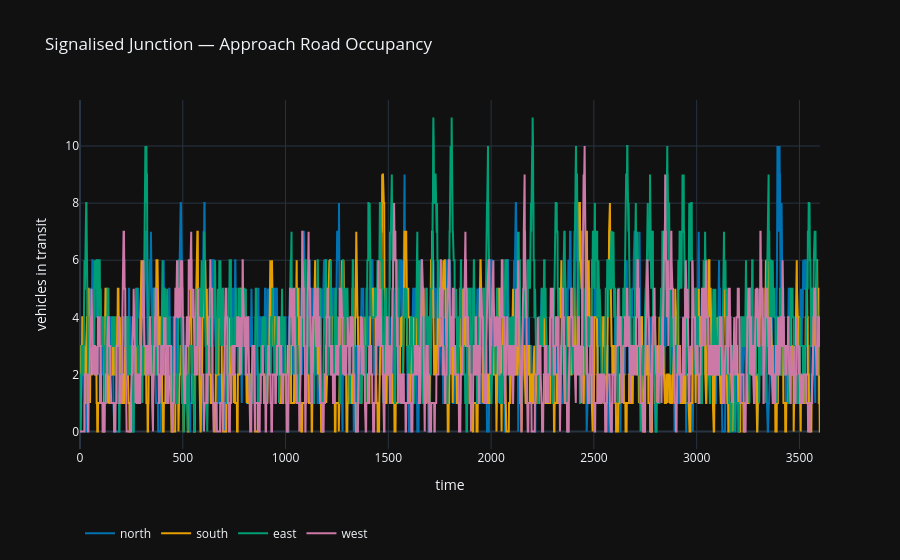
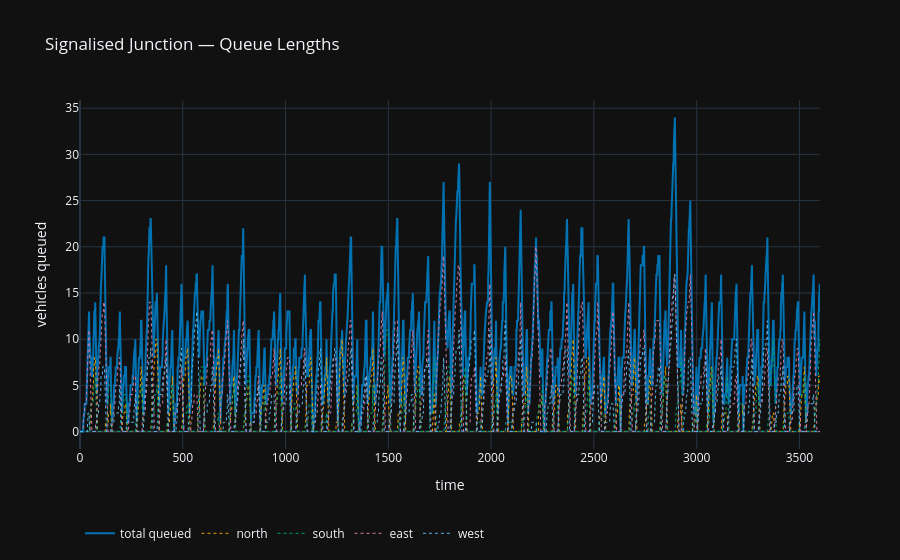

The code cell stored with these charts, in order, in its notebook:
### Code cell
fig_occ = sw.plot_road_occupancy(occ, title='Signalised Junction — Approach Road Occupancy')
fig_occ.show()
fig_occ.write_image(str(IMG_DIR / 'junction_occupancy.png'), width=1000, height=500, scale=2)

fig_q = sw.plot_intersection_queues(qrec, title='Signalised Junction — Queue Lengths')
fig_q.show()
fig_q.write_image(str(IMG_DIR / 'junction_queues.png'), width=1000, height=500, scale=2)

### Figure 1 — Plotly figure (JSON) as saved in the notebook; plotly's stock layout.template omitted (floating-point values rounded to 4 significant figures; data arrays with more than 128 entries replaced by an {"elided": "..."} marker saying what was removed)
{"data": [{"mode": "lines", "name": "north", "type": "scatter", "x": {"elided": "3601 float values"}, "y": {"elided": "3601 int values"}}, {"mode": "lines", "name": "south", "type": "scatter", "x": {"elided": "3601 float values"}, "y": {"elided": "3601 int values"}}, {"mode": "lines", "name": "east", "type": "scatter", "x": {"elided": "3601 float values"}, "y": {"elided": "3601 int values"}}, {"mode": "lines", "name": "west", "type": "scatter", "x": {"elided": "3601 float values"}, "y": {"elided": "3601 int values"}}], "layout": {"colorway": ["#0072B2", "#E69F00", "#009E73", "#CC79A7", "#56B4E9", "#D55E00", "#F0E442", "#999999"], "legend": {"orientation": "h", "y": -0.2}, "title": {"text": "Signalised Junction — Approach Road Occupancy"}, "xaxis": {"title": {"text": "time"}}, "yaxis": {"title": {"text": "vehicles in transit"}}}}

### Figure 2 — Plotly figure (JSON) as saved in the notebook; plotly's stock layout.template omitted (floating-point values rounded to 4 significant figures; data arrays with more than 128 entries replaced by an {"elided": "..."} marker saying what was removed)
{"data": [{"line": {"width": 2}, "mode": "lines", "name": "total queued", "type": "scatter", "x": {"elided": "3601 float values"}, "y": {"elided": "3601 float values"}}, {"line": {"dash": "dot", "width": 1}, "mode": "lines", "name": "north", "type": "scatter", "x": {"elided": "3601 float values"}, "y": {"elided": "3601 float values"}}, {"line": {"dash": "dot", "width": 1}, "mode": "lines", "name": "south", "type": "scatter", "x": {"elided": "3601 float values"}, "y": {"elided": "3601 float values"}}, {"line": {"dash": "dot", "width": 1}, "mode": "lines", "name": "east", "type": "scatter", "x": {"elided": "3601 float values"}, "y": {"elided": "3601 float values"}}, {"line": {"dash": "dot", "width": 1}, "mode": "lines", "name": "west", "type": "scatter", "x": {"elided": "3601 float values"}, "y": {"elided": "3601 float values"}}], "layout": {"colorway": ["#0072B2", "#E69F00", "#009E73", "#CC79A7", "#56B4E9", "#D55E00", "#F0E442", "#999999"], "legend": {"orientation": "h", "y": -0.2}, "title": {"text": "Signalised Junction — Queue Lengths"}, "xaxis": {"title": {"text": "time"}}, "yaxis": {"title": {"text": "vehicles queued"}}}}
